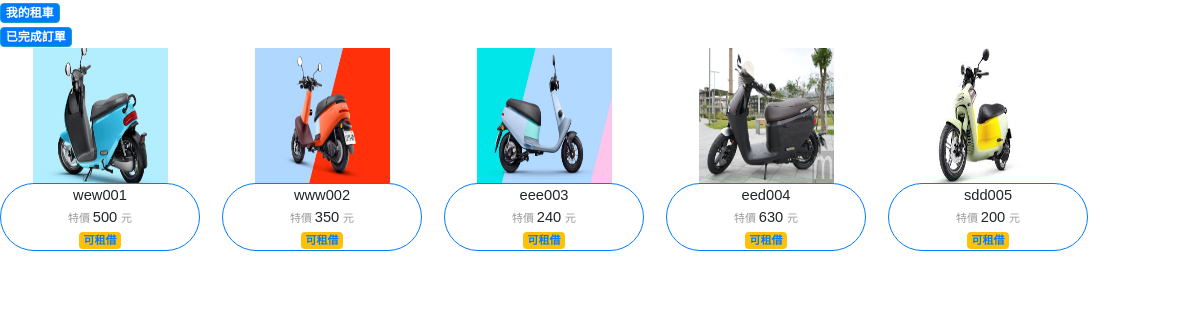
Screenshot of /租車/scooter.php (signed in) with the database file from the repository.
### tables this page shows
CREATE TABLE `scooterdata` (
  `s_id` int(10) NOT NULL,
  `s_model` varchar(50) NOT NULL,
  `s_price` int(10) NOT NULL,
  `s_num` int(10) NOT NULL,
  `s_disc` varchar(50) NOT NULL
);

### 租車/scooter.php (the view, shortened to what this page needs)
<!DOCTYPE html>
<html lang="zh-tw">
<head>
    <link href="font-awesome-4.7.0/css/font-awesome.min.css" rel="stylesheet" />
    <link href="css/bootstrap.min.css" rel="stylesheet" />
    <link href="css/ican.css" rel="stylesheet" />
</head>
<body>
<link rel="stylesheet" href="https://stackpath.bootstrapcdn.com/bootstrap/4.4.0/css/bootstrap.min.css">
<?php
	include("../connMysql.php");
	$sql_query = "SELECT * FROM scooterdata";
	$result = mysqli_query($db_link, $sql_query);
?>
<div class="actionDiv "><a class="btn btn-info  badge badge-primary text-wrap" href="cart.php">我的租車</a></div>
<div class="actionDiv "><a class="btn btn-info  badge badge-primary text-wrap" href="s_orderInqure.php">已完成訂單</a></div>
<?php
for($i=0;$i<mysqli_num_rows($result);$i++){
	$rs=mysqli_fetch_assoc($result);
?>
<div class="albumDiv">
<div class="picDiv"><a href="product.php?id=<?php echo $rs['s_id']; ?>">
                <?php if($rs['s_price']==""){?>
                <img src="images/nopic.png" alt="暫無圖片" width="120" height="120" border="0" />
                <?php }else{?>
                <img src="img/<?php echo $rs['s_id'];?>.jpg" alt="<?php echo $rs["s_model"];?>"
				width="135" height="135" border="0" />
                <?php }?>
                </a>
</div>
              <div class="albuminfo border border-primary rounded-pill"><a href="product.php?id=<?php echo $rs['s_id']; ?>"></a>
			   <div><?php echo $rs['s_model'];?></div>
                <span class="smalltext">特價 </span><span class="redword"><?php echo $rs['s_price'];?></span>
				<span class="smalltext"> 元</span>
                <div><?php
			    if($rs['s_num']>0){
					echo "<buttom class='badge badge-warning text-wrap'>";
					$s_id=$rs['s_id'];
					echo "<a href='product.php?id=$s_id'>";
			        echo '可租借';
					echo "</buttom>";
				}
				else echo '已全數租出';
                      ?>
			     </div>
			  </div>
             </div>
<?php    }?>
</body>
</html>

### css/ican.css (style rules this page uses)
* { padding: 0; font-family: 'Noto Sans TC', sans-serif; list-style: none; }
body { background-color: #FFEBC2; transition: transform .5 ease; }
@media screen and (max-width: 1200px) { body { overflow-x: hidden; } }

### 租車/scooter.php (style rules this page uses)
.albumDiv { float: left; height: 200px; width: 200px; text-align: center; margin-right: 22px; margin-bottom: 5px; }
.albumDiv .albuminfo { font-family: "微軟正黑體"; font-size: 11pt; }
.smalltext { font-size: 11px; color: #999999; font-family: Georgia, "Times New Roman", Times, serif; vertical-align: baseline; }

### rows the page displays
scooterdata: shows a picture, s_model "wew001", s_price "500"
scooterdata: shows a picture, s_model "www002", s_price "350"
scooterdata: shows a picture, s_model "eee003", s_price "240"
scooterdata: shows a picture, s_model "eed004", s_price "630"
scooterdata: shows a picture, s_model "sdd005", s_price "200"
